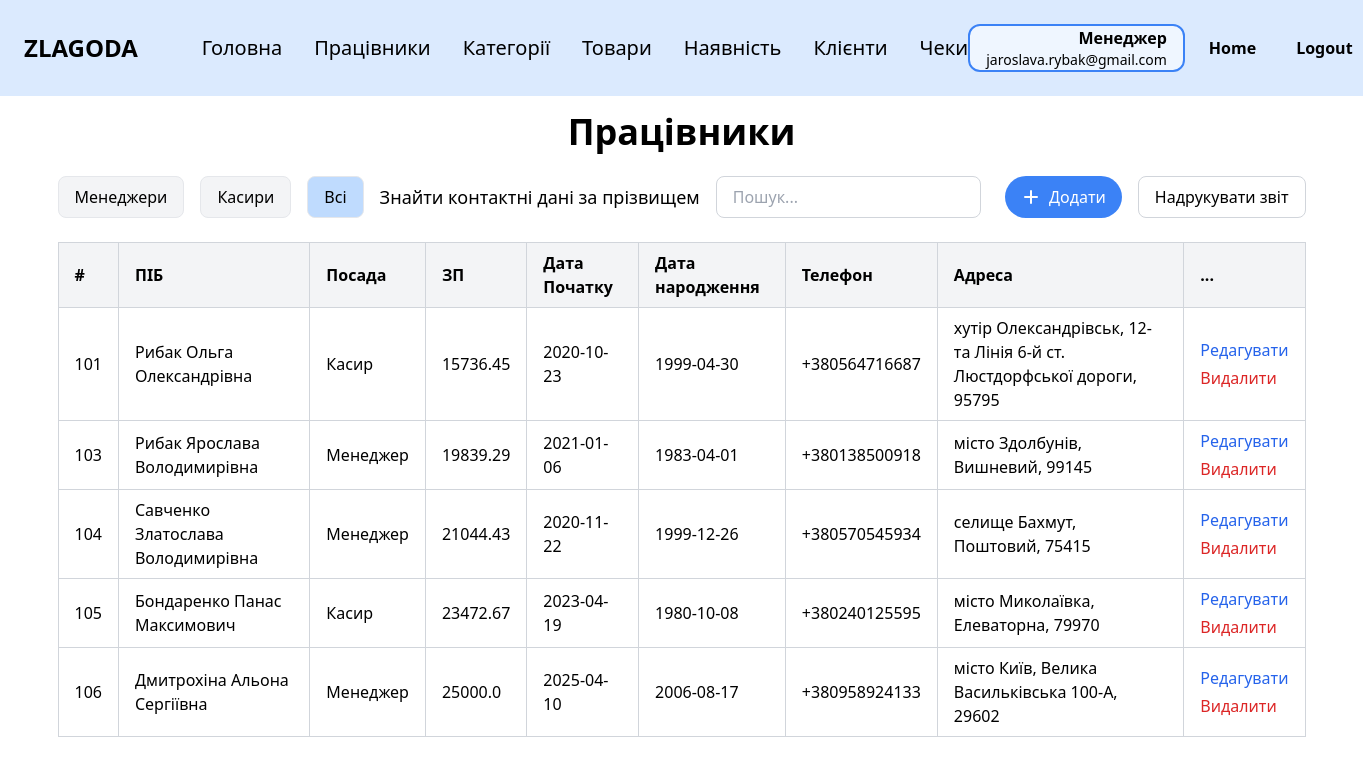
The page /employees (signed in) on the database its author committed.
### zlg_website/models.py (models this page shows, shortened)
class Employee(db.Model, UserMixin):
    __tablename__ = 'employee'
    id = db.Column(db.Integer, primary_key=True)
    last_name = db.Column(db.String(100))
    first_name = db.Column(db.String(100))
    middle_name = db.Column(db.String(100))
    position = db.Column(db.String(100))
    salary = db.Column(db.Float)
    start_date = db.Column(db.Date)
    birth_date = db.Column(db.Date)
    phone = db.Column(db.String(20))
    city = db.Column(db.String(100))
    street = db.Column(db.String(100))
    postal_code = db.Column(db.String(10))
    password = db.Column(db.String(10000))
    email = db.Column(db.String(100), unique=True)
    @property
    def full_name(self):
        parts = [self.last_name, self.first_name, self.middle_name]
        return " ".join(part for part in parts if part)
    @property
    def address(self):
        return f"{self.city}, {self.street}, {self.postal_code}"

### zlg_website/views/employees.py (the view)
@views.route('/employees')
@login_required
def employees():
    if current_user.position != 'Менеджер':
        abort(403)
    role_filter = request.args.get('position')  # 'Касир' або 'Менеджер'
    if role_filter:
        all_employees = Employee.query.filter_by(position=role_filter).order_by(Employee.id).all()
    else:
        all_employees = Employee.query.order_by(Employee.id).all()
    return render_template("employees.html", user=current_user, employees=all_employees, current_filter=role_filter)

### zlg_website/__init__.py (called while the page is built)
def create_app():
    app = Flask(__name__)
    app.config['SECRET_KEY'] = 'zlagoda'
    app.config['SQLALCHEMY_DATABASE_URI'] = f'sqlite:///{os.path.join(app.instance_path, DB_NAME)}'
    db.init_app(app)
    from .views import views
    from .auth import auth
    app.register_blueprint(views, url_prefix='/')
    app.register_blueprint(auth, url_prefix='/')
    from .models import Employee
    with app.app_context():
        if database_is_empty():
            create_database(app)
    login_manager = LoginManager()
    login_manager.login_view = 'auth.login'
    login_manager.init_app(app)
    @login_manager.user_loader
    def load_user(id):
        return Employee.query.get(int(id))
    return app

### zlg_website/templates/employees.html (shortened to what this page needs)
{% extends "base.html" %}
{% block content %}
<div class="py-4">
    <h1 class="text-4xl font-bold mb-6 text-center">Працівники</h1>
    <div class="flex justify-between items-center mb-6">
        <div class="flex items-center">
            <div class="flex space-x-4 items-center">
                <a href="{{ url_for('views.employees', position='Менеджер') }}">
                    <button class="px-4 py-2 border rounded-lg bg-gray-100 hover:bg-gray-200 {% if current_filter == 'Менеджер' %}bg-blue-200{% endif %}">
                        Менеджери
                    </button>
                </a>
                <a href="{{ url_for('views.employees', position='Касир') }}">
                    <button class="px-4 py-2 border rounded-lg bg-gray-100 hover:bg-gray-200 {% if current_filter == 'Касир' %}bg-blue-200{% endif %}">
                        Касири
                    </button>
                </a>
                <a href="{{ url_for('views.employees') }}">
                    <button class="px-4 py-2 border rounded-lg bg-gray-100 hover:bg-gray-200 {% if not current_filter %}bg-blue-200{% endif %}">
                        Всі
                    </button>
                </a>
            </div>
            <p class="mr-4 ml-4 text-lg">Знайти контактні дані за прізвищем</p>
            <input
                    type="text"
                    placeholder="Пошук..."
                    class="px-4 py-2 border border-gray-300 rounded-lg focus:outline-none focus:ring-2 focus:ring-blue-500"
            >
        </div>
        <div class="flex space-x-4">
            <button class="flex items-center px-4 py-2 bg-blue-500 text-white rounded-full hover:bg-blue-600">
                <svg xmlns="http://www.w3.org/2000/svg" class="h-5 w-5 mr-2" viewBox="0 0 20 20" fill="currentColor">
                    <path fill-rule="evenodd"
                          d="M10 3a1 1 0 011 1v5h5a1 1 0 110 2h-5v5a1 1 0 11-2 0v-5H4a1 1 0 110-2h5V4a1 1 0 011-1z"
                          clip-rule="evenodd"/>
                </svg>
                Додати
            </button>
            <button class="px-4 py-2 border border-gray-300 rounded-lg hover:bg-gray-100">
                Надрукувати звіт
            </button>
        </div>
    </div>
    <div class="overflow-x-auto">
        <table class="min-w-full border-collapse border border-gray-300">
            <thead>
            <tr class="bg-gray-100">
                <th class="border border-gray-300 px-4 py-2 text-left">#</th>
                <th class="border border-gray-300 px-4 py-2 text-left">ПІБ</th>
                <th class="border border-gray-300 px-4 py-2 text-left">Посада</th>
                <th class="border border-gray-300 px-4 py-2 text-left">ЗП</th>
                <th class="border border-gray-300 px-4 py-2 text-left">Дата Початку</th>
                <th class="border border-gray-300 px-4 py-2 text-left">Дата народження</th>
                <th class="border border-gray-300 px-4 py-2 text-left">Телефон</th>
                <th class="border border-gray-300 px-4 py-2 text-left">Адреса</th>
                <th class="border border-gray-300 px-4 py-2 text-left">...</th>
            </tr>
            </thead>
            <tbody>
            {% if employees %}
            {% for employee in employees %}
            <tr>
                <td class="border border-gray-300 px-4 py-2">{{ employee.id }}</td>
                <td class="border border-gray-300 px-4 py-2">{{ employee.full_name }}</td>
                <td class="border border-gray-300 px-4 py-2">{{ employee.position }}</td>
                <td class="border border-gray-300 px-4 py-2">{{ employee.salary }}</td>
                <td class="border border-gray-300 px-4 py-2">{{ employee.start_date }}</td>
                <td class="border border-gray-300 px-4 py-2">{{ employee.birth_date }}</td>
                <td class="border border-gray-300 px-4 py-2">{{ employee.phone }}</td>
                <td class="border border-gray-300 px-4 py-2">{{ employee.address }}</td>
                <td class="border border-gray-300 px-4 py-2">
                    <div class="flex flex-col space-y-1">
                        <a href="/employees/edit/{{ employee.id }}" class="text-blue-600 hover:underline">Редагувати</a>
                        <a href="/employees/delete/{{ employee.id }}" class="text-red-600 hover:underline">Видалити</a>
                    </div>
                </td>
            </tr>
            {% endfor %}
            {% endif %}
            </tbody>
        </table>
    </div>
</div>
{% endblock %}

### zlg_website/templates/base.html (shortened to what this page needs)
<!DOCTYPE html>
<html lang="en">
<head>
    <link rel="stylesheet" href="https://cdn.jsdelivr.net/npm/tailwindcss@2.2.19/dist/tailwind.min.css">
</head>
<body class="bg-white text-black">
<nav class="bg-blue-100 p-6">
    <div class="flex items-center justify-between">
        <div class="text-black text-2xl font-black mr-16">ZLAGODA</div>
        {% if user.is_authenticated %}
        <div class="flex gap-8 max-md:gap-5 max-sm:hidden">
            <a href="/" class="text-xl cursor-pointer max-md:text-base">Головна</a>
            {% if user.position == 'Менеджер' %}
            <a href="/employees" class="text-xl cursor-pointer max-md:text-base">Працівники</a>
            <a href="/categories" class="text-xl cursor-pointer max-md:text-base">Категорії</a>
            <a href="/products" class="text-xl cursor-pointer max-md:text-base">Товари</a>
            <a href="/stock" class="text-xl cursor-pointer max-md:text-base">Наявність</a>
            <a href="/clients" class="text-xl cursor-pointer max-md:text-base">Клієнти</a>
            <a href="/receipts" class="text-xl cursor-pointer max-md:text-base">Чеки</a>
            {% elif user.position == 'Касир' %}
            <a href="/clients" class="text-xl cursor-pointer max-md:text-base">Клієнти</a>
            <a href="/receipts" class="text-xl cursor-pointer max-md:text-base">Чеки</a>
            {% endif %}
        </div>
        {% endif %}
        {% if user.is_authenticated %}
        <div class="flex items-center gap-6">
            <div class="px-4 border-2 border-blue-500 rounded-xl bg-blue-50 text-right">
                <p class="text-base font-semibold">
                    {% if user.position == 'Касир' %}
                    Касир
                    {% elif user.position == 'Менеджер' %}
                    Менеджер
                    {% else %}
                    {{ user.position }}
                    {% endif %}
                </p>
                <p class="text-sm">{{ user.email }}</p>
            </div>
            <a href="/welcome" class="text-black font-bold mr-4">Home</a>
            <a href="/logout" class="text-black font-bold">Logout</a>
        </div>
        {% else %}
        <a href="/login" class="text-black font-bold">Login</a>
        {% endif %}
    </div>
</nav>
<div class="container mx-auto px-4">
    {% block content %}{% endblock %}
</div>
</body>
</html>

### rows shown on the page
Employee: email "jaroslava.rybak@gmail.com", id "103", full_name "Рибак Ярослава Володимирівна", position "Менеджер", salary "19839.29", start_date "2021-01-06", birth_date "1983-04-01", phone "+380138500918", address "місто Здолбунів, Вишневий, 99145"
Employee: id "101", full_name "Рибак Ольга Олександрівна", position "Касир", salary "15736.45", start_date "2020-10-23", birth_date "1999-04-30", phone "+380564716687", address "хутір Олександрівськ, 12-та Лінія 6-й ст. Люстдорфської дороги, 95795"
Employee: id "104", full_name "Савченко Златослава Володимирівна", position "Менеджер", salary "21044.43", start_date "2020-11-22", birth_date "1999-12-26", phone "+380570545934", address "селище Бахмут, Поштовий, 75415"
Employee: id "105", full_name "Бондаренко Панас Максимович", position "Касир", salary "23472.67", start_date "2023-04-19", birth_date "1980-10-08", phone "+380240125595", address "місто Миколаївка, Елеваторна, 79970"
Employee: id "106", full_name "Дмитрохіна Альона Сергіївна", position "Менеджер", salary "25000.0", start_date "2025-04-10", birth_date "2006-08-17", phone "+380958924133", address "місто Київ, Велика Васильківська 100-А, 29602"
